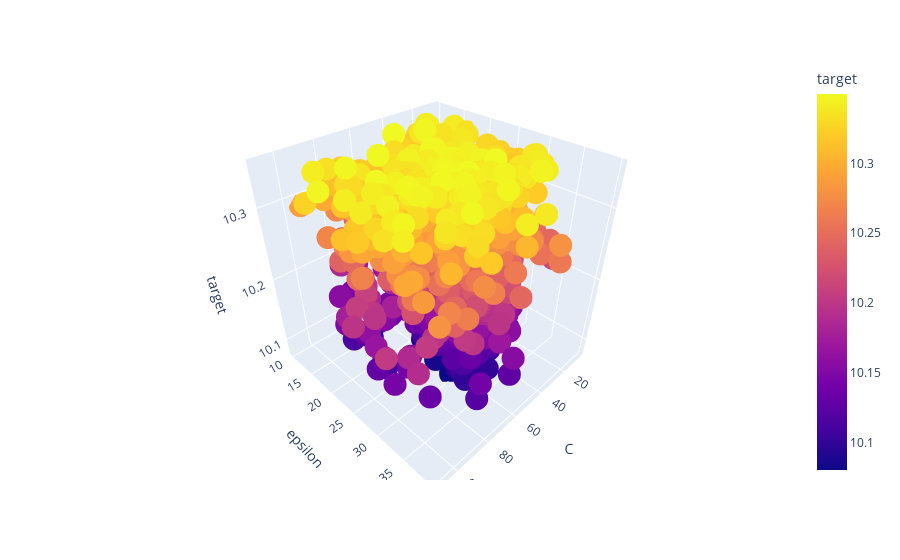

This figure's notebook cell:
### Code cell
px.scatter_3d(df3, x = "C", y = "epsilon", z = "target", color = "target", hover_data = ["epsilon", "C", "lamda"])

### Figure 1 — Plotly figure (JSON) as saved in the notebook; plotly's stock layout.template omitted (floating-point values rounded to 4 significant figures; data arrays with more than 128 entries replaced by an {"elided": "..."} marker saying what was removed)
{"data": [{"customdata": {"elided": "1507x1 float values"}, "hovertemplate": "C=%{x}<br>epsilon=%{y}<br>target=%{marker.color}<br>lamda=%{customdata[0]}<extra></extra>", "legendgroup": "", "marker": {"color": {"elided": "1507 float values"}, "coloraxis": "coloraxis", "symbol": "circle"}, "mode": "markers", "name": "", "scene": "scene", "showlegend": false, "type": "scatter3d", "x": {"elided": "1507 float values"}, "y": {"elided": "1507 float values"}, "z": {"elided": "1507 float values"}}], "layout": {"coloraxis": {"colorbar": {"title": {"text": "target"}}, "colorscale": [[0, "#0d0887"], [0.1111, "#46039f"], [0.2222, "#7201a8"], [0.3333, "#9c179e"], [0.4444, "#bd3786"], [0.5556, "#d8576b"], [0.6667, "#ed7953"], [0.7778, "#fb9f3a"], [0.8889, "#fdca26"], [1, "#f0f921"]]}, "legend": {"tracegroupgap": 0}, "margin": {"t": 60}, "scene": {"domain": {"x": [0, 1], "y": [0, 1]}, "xaxis": {"title": {"text": "C"}}, "yaxis": {"title": {"text": "epsilon"}}, "zaxis": {"title": {"text": "target"}}}}}
